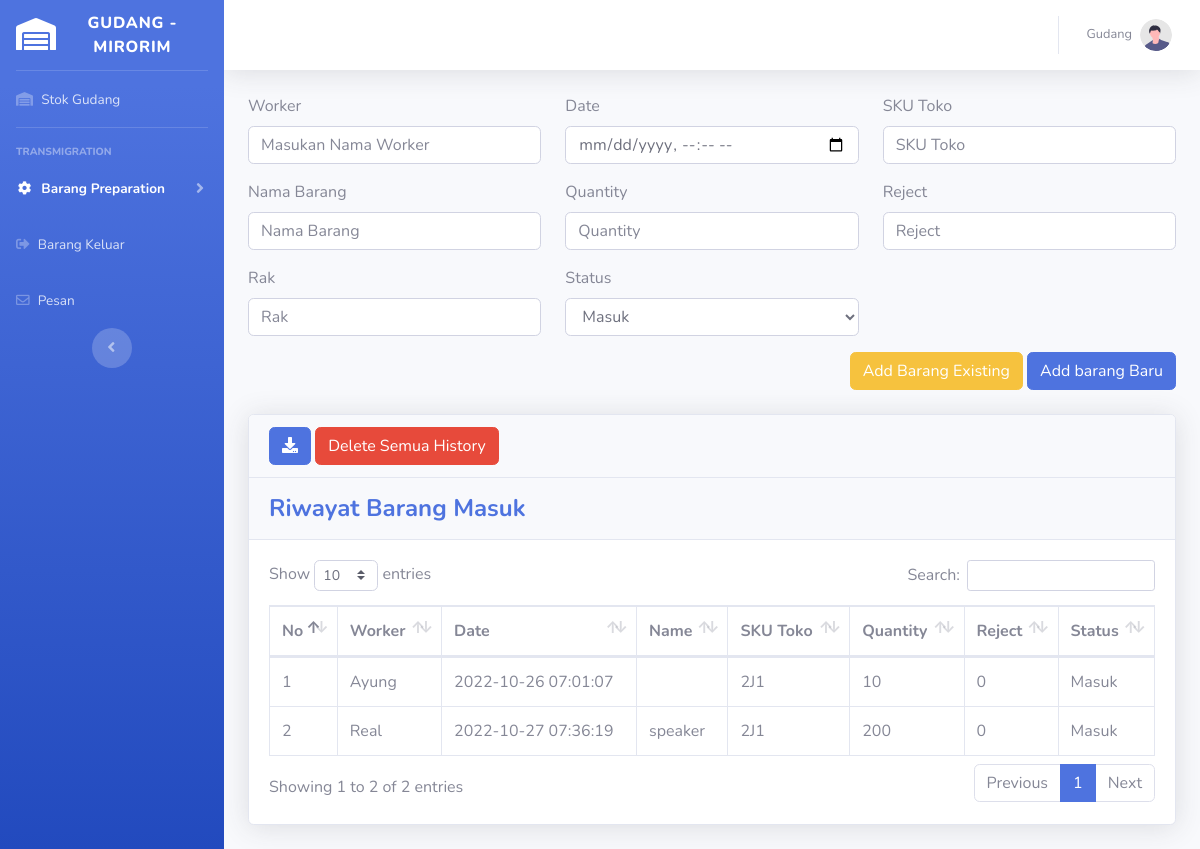
The app's page /gudang/barangmasuk.php (signed in) with its own data.
### tables this page shows
CREATE TABLE `masuk` (
  `sku` varchar(200) NOT NULL,
  `idmasuk` int(11) NOT NULL,
  `date` timestamp NOT NULL DEFAULT current_timestamp(),
  `worker` varchar(200) NOT NULL,
  `nama` varchar(200) NOT NULL,
  `quantity` int(11) NOT NULL,
  `reject` int(11) NOT NULL,
  `rak` int(11) NOT NULL,
  `status` varchar(200) NOT NULL
);

### gudang/barangmasuk.php (the view, shortened to what this page needs)
<?php
require 'function.php';
?>
<!DOCTYPE html>
<html lang="en">
<head>
    <link href="../vendor/fontawesome-free/css/all.min.css" rel="stylesheet" type="text/css">
    <link href="../css/sb-admin-2.min.css" rel="stylesheet">
    <link href="../css/sb-admin-2.css" rel="stylesheet">
    <link href="../vendor/datatables/dataTables.bootstrap4.min.css" rel="stylesheet">
</head>
<body id="page-top">
    <div id="wrapper">
        <ul class="navbar-nav bg-gradient-primary sidebar sidebar-dark accordion" id="accordionSidebar">
            <a class="sidebar-brand d-flex align-items-center justify-content-center" href="index.php">
                <div class="sidebar-brand-icon">
                    <i class="fas fa-warehouse"></i>
                </div>
                <div class="sidebar-brand-text mx-3">Gudang - Mirorim</div>
            </a>
            <hr class="sidebar-divider my-0">
            <li class="nav-item">
                <a class="nav-link" href="index.php">
                    <i class="fas fa-warehouse"></i>
                    <span>Stok Gudang</span></a>
            </li>
            <hr class="sidebar-divider">
            <div class="sidebar-heading">
                Transmigration
            </div>
            <li class="nav-item active">
                <a class="nav-link collapsed" href="#" data-toggle="collapse" data-target="#collapseTwo"
                    aria-expanded="true" aria-controls="collapseTwo">
                    <i class="fas fa-fw fa-cog"></i>
                    <span>Barang Preparation</span>
                </a>
            </li>
            <li class="nav-item">
                <a class="nav-link" href="barangkeluar.php">
                    <i class="fas fa-sign-out-alt"></i>
                    <span>Barang Keluar</span></a>
            </li>
            <li class="nav-item">
                <a class="nav-link" href="pesan.php">
                    <i class="far fa-envelope"></i>
                    <span>Pesan</span></a>
            </li>
            <div class="text-center d-none d-md-inline">
                <button class="rounded-circle border-0" id="sidebarToggle"></button>
            </div>
        </ul>
        <div id="content-wrapper" class="d-flex flex-column">
            <div id="content">
                <nav class="navbar navbar-expand navbar-light bg-white topbar mb-4 static-top shadow">
                    <ul class="navbar-nav ml-auto">
                        <li class="nav-item dropdown no-arrow">
                            <a class="nav-link dropdown-toggle" href="#" id="userDropdown" role="button"
                                data-toggle="dropdown" aria-haspopup="true" aria-expanded="false">
                                <span class="mr-2 d-none d-lg-inline text-gray-600 small">Gudang</span>
                                <img class="img-profile rounded-circle"
                                    src="../img/undraw_profile.svg">
                            </a>
                        </li>
                    </ul>
                </nav>
                <div class="container-fluid">
                    <form id="contact-form" action="" method="post" role="form" enctype="multipart/form-data" autocomplete="off">
                        <div class="row">
                            <div class="col-md-4">
                            <div class="form-group">
                                <label for="worker">Worker</label>
                                <input class="form-control" name="worker" id="worker" placeholder="Masukan Nama Worker" type="text">
                            </div>
                            </div>
                            <div class="col-md-4">
                            <div class="form-group">
                                <label for="date">Date</label>
                                <input class="form-control" name="date" id="date" type="datetime-local" require>
                            </div>
                            </div>
                            <div class="col-md-4">
                            <div class="form-group">
                                <label for="skubaru">SKU Toko</label>
                                <input class="form-control" name="sku" id="sku" placeholder="SKU Toko" type="text">
                            </div>
                            </div>
                            <div class="col-md-4">
                            <div class="form-group">
                                <label for="nama">Nama Barang</label>
                                <input class="form-control" name="nama" id="nama" placeholder="Nama Barang" type="text">
                            </div>
                            </div>
                            <div class="col-md-4">
                            <div class="form-group">
                                <label for="quantity">Quantity</label>
                                <input class="form-control" name="quantity" id="quantity" placeholder="Quantity" type="number" required="">
                            </div>
                            </div>
                            <div class="col-md-4">
                            <div class="form-group">
                                <label for="reject">Reject</label>
                                <input class="form-control" name="reject" id="reject" placeholder="Reject" type="number">
                            </div>
                            </div>
                            <div class="col-md-4">
                            <div class="form-group">
                                <label for="rak">Rak</label>
                                <input class="form-control" name="rak" id="rak" placeholder="Rak" type="text" required="">
                            </div>
                            </div>
                            <div class="col-md-4">
                            <div class="form-group" method="post">
                                <label for="status">Status</label>
                                <select class="form-control" name="status" id="status" placeholder="status" type="" required="">
                                    <option value="Masuk">Masuk</option>
                                </select>
                            </div>
                            </div>
                            </div>
                            <div class="text-right">
                            <button class="btn btn-warning solid blank" type="submit" name="barangmasuk">Add Barang Existing</button>
                            <button class="btn btn-primary solid blank" type="submit" name="barangbaru">Add barang Baru</button>
                            </div>
                            <br>
                            </form>
                    <div class="card shadow mb-4">
                    <div class="card-header py-6">
                        <button class="btn btn-primary">
                                <a class="fas fa-download" href="exportmasuk.php"></a>
                        </button>
                        <?php
                            $hapusdata = mysqli_query($conn, "SELECT * FROM masuk");
                            while($hapus=mysqli_fetch_array($hapusdata)){
                                $idb = $hapus['idmasuk'];
                            }
                        ?>
                        <button type="button" class="btn btn-danger" data-toggle="modal" data-target="#hapus<?=$idb;?>">
                            Delete Semua History</button>
                        </div>
                        <div class="card-header py-3">
                            <h4 class="m-0 font-weight-bold text-primary">Riwayat Barang Masuk</h4>
                        </div>
                        <div class="card-body">
                            <div class="table-responsive">
                                <table class="table table-bordered" id="dataTable" width="100%" cellspacing="0">
                                    <thead>
                                        <tr>
                                            <th>No</th>
                                            <th>Worker</th>
                                            <th>Date</th>
                                            <th>Name</th>
                                            <th>SKU Toko</th>
                                            <th>Quantity</th>
                                            <th>Reject</th>
                                            <th>Status</th>
                                        </tr>
                                    </thead>
                                    <tbody>
                                        <?php
                                        $ambilsemuadatamasuk = mysqli_query($conn, "SELECT * FROM masuk");
                                        $i = 1;
                                        while($data=mysqli_fetch_array($ambilsemuadatamasuk)){
                                            $worker = $data['worker'];
                                            $date = $data['date'];
                                            $nama = $data['nama'];
                                            $sku = $data['sku'];
                                            $quantity = $data['quantity'];
                                            $reject = $data['reject'];
                                            $status = $data['status'];
                                        ?>
                                        <tr>
                                            <td><?=$i++;?></td>
                                            <td><?=$worker;?></td>
                                            <td><?=$date;?></td>
                                            <td><?=$nama;?></td>
                                            <td class="text-uppercase"><?=$sku;?></td>
                                            <td><?=$quantity;?></td>
                                            <td><?=$reject;?></td>
                                            <td><?=$status;?></td>
                                        </tr>
                                        <?php
                                        }
                                        ?>
                                    </tbody>
                                </table>
                            </div>
                        </div>
                    </div>
                </div>
            </div>
        </div>
    </div>
</body>
</html>

### records on screen
masuk: worker "Ayung", date "2022-10-26 07:01:07", sku "2J1", quantity "10", reject "0", status "Masuk"
masuk: worker "Real", date "2022-10-27 07:36:19", nama "speaker", sku "2J1", quantity "200", reject "0", status "Masuk"
